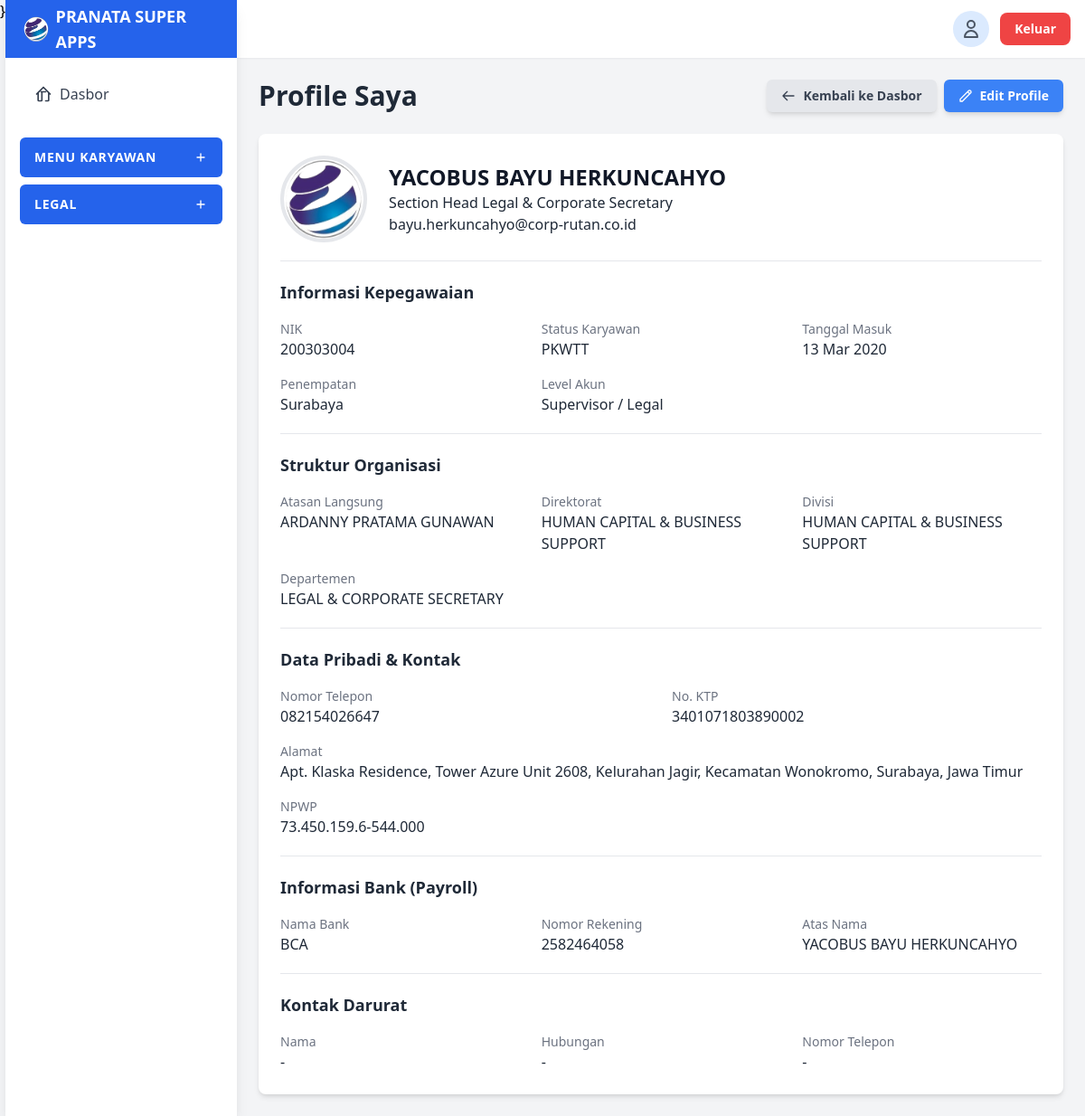
Screenshot of /modules/profile/view_profile.php (signed in) with the database file from the repository.
### tables this page shows
CREATE TABLE `users` (
  `id` int(11) NOT NULL,
  `nik` varchar(50) NOT NULL COMMENT 'Nomor Induk Karyawan',
  `password` varchar(255) NOT NULL COMMENT 'Gunakan password_hash() di PHP',
  `nama_lengkap` varchar(255) NOT NULL,
  `email` varchar(255) NOT NULL,
  `jenis_kelamin` enum('Laki-laki','Perempuan') DEFAULT NULL,
  `alamat` text DEFAULT NULL,
  `telepon` varchar(30) DEFAULT NULL,
  `no_ktp` varchar(50) DEFAULT NULL,
  `npwp` varchar(50) DEFAULT NULL,
  `status_perkawinan` varchar(20) DEFAULT NULL COMMENT 'Misal: TK/0, K/1, K/2, K/3',
  `pendidikan_terakhir` enum('Tidak Sekolah','SD','SMP','SMA/SMK','D1','D2','D3','S1','S2','S3') DEFAULT NULL,
  `jumlah_tanggungan` int(2) NOT NULL DEFAULT 0,
  `nama_jabatan` varchar(100) DEFAULT NULL,
  `pic` varchar(100) DEFAULT NULL,
  `id_direktorat` int(11) DEFAULT NULL,
  `id_divisi` int(11) DEFAULT NULL,
  `id_departemen` int(11) DEFAULT NULL,
  `id_section` int(11) DEFAULT NULL,
  `atasan_id` int(11) DEFAULT NULL COMMENT 'FK ke users.id (Atasan Langsung)',
  `tanggal_masuk` date DEFAULT NULL,
  `jumlah_cuti` int(5) DEFAULT 12,
  `penempatan_kerja` varchar(100) DEFAULT NULL,
  `status_karyawan` enum('PKWT','PKWTT','BOD','BOC','Freelance','OS','Magang','KHL') NOT NULL DEFAULT 'PKWT',
  `terakhir_cuti` date DEFAULT NULL,
  `expired_pkwt` date DEFAULT NULL,
  `bank_nama` varchar(100) DEFAULT NULL,
  `bank_rekening` varchar(100) DEFAULT NULL,
  `bank_atas_nama` varchar(255) DEFAULT NULL,
  `kontak_darurat_nama` varchar(255) DEFAULT NULL,
  `kontak_darurat_hubungan` varchar(100) DEFAULT NULL,
  `kontak_darurat_telepon` varchar(30) DEFAULT NULL,
  `tier` enum('Admin','Staf','Supervisor','Manager','Direksi','Komisaris','Pemegang Saham') NOT NULL,
  `app_akses` enum('Admin','HR','Legal','Finance','Top Management','Karyawan') NOT NULL DEFAULT 'Karyawan',
  `foto_profile_path` varchar(255) DEFAULT NULL,
  `created_at` timestamp NOT NULL DEFAULT current_timestamp()
);

CREATE TABLE `direktorat` (
  `id` int(11) NOT NULL,
  `nama_direktorat` varchar(255) NOT NULL,
  `id_pimpinan` int(11) DEFAULT NULL COMMENT 'FK ke users.id (Direktur)'
);

CREATE TABLE `divisi` (
  `id` int(11) NOT NULL,
  `id_direktorat` int(11) NOT NULL,
  `nama_divisi` varchar(255) NOT NULL,
  `id_pimpinan` int(11) DEFAULT NULL COMMENT 'FK ke users.id (GM, bisa N/A)'
);

CREATE TABLE `departemen` (
  `id` int(11) NOT NULL,
  `id_divisi` int(11) NOT NULL,
  `nama_departemen` varchar(255) NOT NULL,
  `kode_departemen` varchar(2) DEFAULT NULL COMMENT '2 digit kode unik departemen',
  `nomor_urut_terakhir` int(3) NOT NULL DEFAULT 0 COMMENT 'Nomor urut terakhir yg digunakan',
  `id_pimpinan` int(11) DEFAULT NULL COMMENT 'FK ke users.id (Manager)'
);

### modules/profile/view_profile.php (the view, shortened to what this page needs)
<?php
require '../../includes/header.php';
$stmt_get = $conn->prepare("
    SELECT
        u.*,
        dir.nama_direktorat,
        dv.nama_divisi,
        dp.nama_departemen,
        atasan.nama_lengkap as nama_atasan
    FROM users u
    LEFT JOIN direktorat dir ON u.id_direktorat = dir.id
    LEFT JOIN divisi dv ON u.id_divisi = dv.id
    LEFT JOIN departemen dp ON u.id_departemen = dp.id
    LEFT JOIN users atasan ON u.atasan_id = atasan.id
    WHERE u.id = ?
");
$stmt_get->bind_param("i", $user_id);
$stmt_get->execute();
$result = $stmt_get->get_result();
$user_data = $result->fetch_assoc();
$foto_display = BASE_URL . '/logo.png';
function showData($data) {
    return !empty($data) ? htmlspecialchars($data) : '-';
}
function formatDate($dateStr) {
    return date('d M Y', strtotime($dateStr));
}
require '../../includes/sidebar.php';
?>
<main class="flex-1 overflow-x-hidden overflow-y-auto bg-gray-100 p-6">
    <div class="container mx-auto max-w-4xl">
        <div class="flex justify-between items-center mb-6">
            <h1 class="text-3xl font-bold text-gray-800">Profile Saya</h1>
            <div class="flex space-x-2">
                <a href="<?php echo BASE_URL; ?>/dashboard.php" class="btn-primary-sm btn-secondary flex items-center shadow-md px-4 py-2 text-sm font-semibold no-underline">
                    <svg class="w-4 h-4 mr-2" fill="none" stroke="currentColor" viewBox="0 0 24 24" xmlns="http://www.w3.org/2000/svg"><path stroke-linecap="round" stroke-linejoin="round" stroke-width="2" d="M10 19l-7-7m0 0l7-7m-7 7h18"></path></svg>
                    Kembali ke Dasbor
                </a>
                <a href="edit_profile.php" class="btn-primary-sm flex items-center shadow-md px-4 py-2 text-sm font-semibold no-underline">
                    <svg class="w-4 h-4 mr-2" fill="none" stroke="currentColor" viewBox="0 0 24 24" xmlns="http://www.w3.org/2000/svg"><path stroke-linecap="round" stroke-linejoin="round" stroke-width="2" d="M15.232 5.232l3.536 3.536m-2.036-5.036a2.5 2.5 0 113.536 3.536L6.5 21.036H3v-3.572L16.732 3.732z"></path></svg>
                    Edit Profile
                </a>
            </div>
            </div>
        <div class="card">
            <div class="card-content">
                <div class="profile-section flex flex-col md:flex-row items-center space-y-4 md:space-y-0 md:space-x-6">
                    <img src="<?php echo $foto_display; ?>" alt="Foto Profil" class="w-24 h-24 rounded-full object-cover border-4 border-gray-200">
                    <div class="text-center md:text-left">
                        <h2 class="text-2xl font-bold text-gray-900"><?php echo showData($user_data['nama_lengkap']); ?></h2>
                        <p class="profile-data text-gray-600"><?php echo showData($user_data['nama_jabatan']); ?></p>
                        <p class="profile-data text-gray-600"><?php echo showData($user_data['email']); ?></p>
                    </div>
                </div>
                <div class="profile-section">
                    <h3 class="text-lg font-semibold mb-4 text-gray-800">Informasi Kepegawaian</h3>
                    <div class="grid grid-cols-1 md:grid-cols-3 gap-y-4 gap-x-6">
                        <div>
                            <dt class="profile-label">NIK</dt>
                            <dd class="profile-data"><?php echo showData($user_data['nik']); ?></dd>
                        </div>
                        <div>
                            <dt class="profile-label">Status Karyawan</dt>
                            <dd class="profile-data"><?php echo showData($user_data['status_karyawan']); ?></dd>
                        </div>
                        <div>
                            <dt class="profile-label">Tanggal Masuk</dt>
                            <dd class="profile-data"><?php echo formatDate($user_data['tanggal_masuk']); ?></dd>
                        </div>
                        <div>
                            <dt class="profile-label">Penempatan</dt>
                            <dd class="profile-data"><?php echo showData($user_data['penempatan_kerja']); ?></dd>
                        </div>
                        <div>
                            <dt class="profile-label">Level Akun</dt>
                            <dd class="profile-data"><?php echo showData($user_data['tier']); ?> / <?php echo showData($user_data['app_akses']); ?></dd>
                        </div>
                    </div>
                </div>
                <div class="profile-section">
                    <h3 class="text-lg font-semibold mb-4 text-gray-800">Struktur Organisasi</h3>
                    <div class="grid grid-cols-1 md:grid-cols-3 gap-y-4 gap-x-6">
                        <div>
                            <dt class="profile-label">Atasan Langsung</dt>
                            <dd class="profile-data"><?php echo showData($user_data['nama_atasan']); ?></dd>
                        </div>
                        <div>
                            <dt class="profile-label">Direktorat</dt>
                            <dd class="profile-data"><?php echo showData($user_data['nama_direktorat']); ?></dd>
                        </div>
                        <div>
                            <dt class="profile-label">Divisi</dt>
                            <dd class="profile-data"><?php echo showData($user_data['nama_divisi']); ?></dd>
                        </div>
                        <div>
                            <dt class="profile-label">Departemen</dt>
                             <dd class="profile-data"><?php echo showData($user_data['nama_departemen']); ?></dd>
                        </div>
                    </div>
                </div>
                <div class="profile-section">
                    <h3 class="text-lg font-semibold mb-4 text-gray-800">Data Pribadi & Kontak</h3>
                    <div class="grid grid-cols-1 md:grid-cols-2 gap-y-4 gap-x-6">
                        <div>
                            <dt class="profile-label">Nomor Telepon</dt>
                            <dd class="profile-data"><?php echo showData($user_data['telepon']); ?></dd>
                        </div>
                         <div>
                            <dt class="profile-label">No. KTP</dt>
                            <dd class="profile-data"><?php echo showData($user_data['no_ktp']); ?></dd>
                        </div>
                        <div class="md:col-span-2">
                            <dt class="profile-label">Alamat</dt>
                            <dd class="profile-data"><?php echo nl2br(showData($user_data['alamat']));  ?></dd>
                        </div>
                        <div>
                            <dt class="profile-label">NPWP</dt>
                            <dd class="profile-data"><?php echo showData($user_data['npwp']); ?></dd>
                        </div>
                    </div>
                </div>
                <div class="profile-section">
                    <h3 class="text-lg font-semibold mb-4 text-gray-800">Informasi Bank (Payroll)</h3>
                    <div class="grid grid-cols-1 md:grid-cols-3 gap-y-4 gap-x-6">
                        <div>
                            <dt class="profile-label">Nama Bank</dt>
                            <dd class="profile-data"><?php echo showData($user_data['bank_nama']); ?></dd>
                        </div>
                        <div>
                            <dt class="profile-label">Nomor Rekening</dt>
                            <dd class="profile-data"><?php echo showData($user_data['bank_rekening']); ?></dd>
                        </div>
                        <div>
                            <dt class="profile-label">Atas Nama</dt>
                            <dd class="profile-data"><?php echo showData($user_data['bank_atas_nama']); ?></dd>
                        </div>
                    </div>
                </div>
                <div class="profile-section">
                    <h3 class="text-lg font-semibold mb-4 text-gray-800">Kontak Darurat</h3>
                    <div class="grid grid-cols-1 md:grid-cols-3 gap-y-4 gap-x-6">
                        <div>
                            <dt class="profile-label">Nama</dt>
                            <dd class="profile-data"><?php echo showData($user_data['kontak_darurat_nama']); ?></dd>
                        </div>
                        <div>
                            <dt class="profile-label">Hubungan</dt>
                            <dd class="profile-data"><?php echo showData($user_data['kontak_darurat_hubungan']); ?></dd>
                        </div>
                        <div>
                            <dt class="profile-label">Nomor Telepon</dt>
                            <dd class="profile-data"><?php echo showData($user_data['kontak_darurat_telepon']); ?></dd>
                        </div>
                    </div>
                </div>
            </div>
        </div>
    </div>
</main>
<?php
require '../../includes/footer.php';
?>

### includes/header.php (style rules this page uses)
.card { background-color: white; border-radius: 0.5rem; box-shadow: 0 4px 6px -1px rgba(0, 0, 0, 0.1), 0 2px 4px -1px rgba(0, 0, 0, 0.06); overflow: hidden; }
.card-content { padding: 1.5rem; }
.btn-primary-sm { padding: 0.25rem 0.75rem; font-size: 0.875rem; font-weight: 500; color: white; background-color: #3b82f6; border-radius: 0.375rem; transition: background-color 0.2s; text-decoration: none; }
.btn-secondary { background-color: #e5e7eb; color: #374151; }
.no-underline { text-decoration: none; }

### modules/profile/view_profile.php (style rules this page uses)
.profile-label { font-size: 0.875rem; font-weight: 500; color: #6b7280; }
.profile-data { font-size: 1rem; font-weight: 500; color: #1f2937; word-wrap: break-word; }
.profile-section { padding-bottom: 1.25rem; margin-bottom: 1.25rem; border-bottom: 1px solid #e5e7eb; }
.profile-section:last-child { border-bottom: 0; margin-bottom: 0; padding-bottom: 0; }

### rows the page displays
users: nama_lengkap "YACOBUS BAYU HERKUNCAHYO", nama_jabatan "Section Head Legal & Corporate Secretary", email "bayu.herkuncahyo@corp-rutan.co.id", nik "200303004", status_karyawan "PKWTT", tanggal_masuk "13 Mar 2020", penempatan_kerja "Surabaya", tier "Supervisor", app_akses "Legal", atasan.nama_lengkap "ARDANNY PRATAMA GUNAWAN", id_direktorat.nama_direktorat "HUMAN CAPITAL & BUSINESS SUPPORT", id_divisi.nama_divisi "HUMAN CAPITAL & BUSINESS SUPPORT", id_departemen.nama_departemen "LEGAL & CORPORATE SECRETARY", telepon "082154026647", no_ktp "3401071803890002", alamat "Apt. Klaska Residence, Tower Azure Unit 2608, Kelurahan Jagir, Kecamatan Wonokromo, Surabaya, Jawa Timur", npwp "73.450.159.6-544.000", bank_nama "BCA", bank_rekening "2582464058", bank_atas_nama "YACOBUS BAYU HERKUNCAHYO", kontak_darurat_nama "-", kontak_darurat_hubungan "-", kontak_darurat_telepon "-"

### other values shown
$title "MENU KARYAWAN LEGAL"
